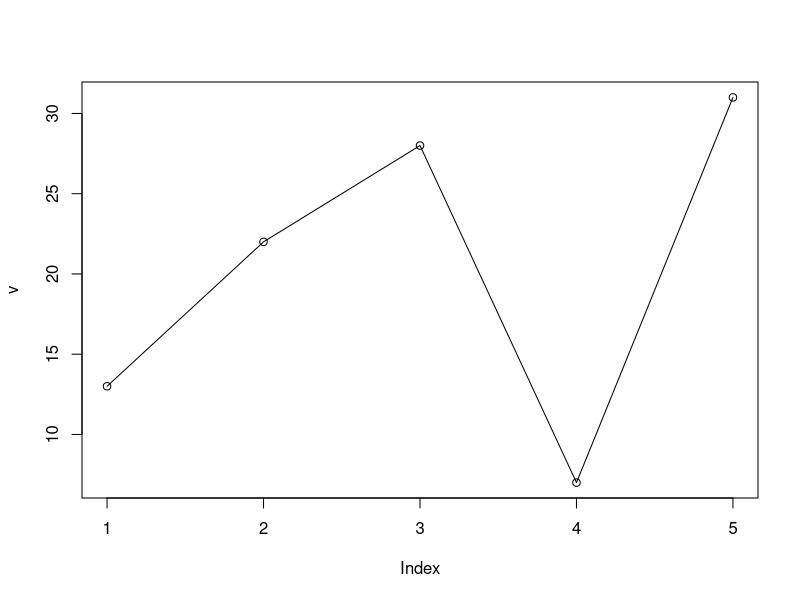

Reproduce this figure in R.

# Creating the data for the chart.  
v <- c(13,22,28,7,31)  
# Giving a name to the chart file.  
png(file = "line_graph.jpg")  
# Plotting the bar chart.   
plot(v,type = "o")  
# Saving the file.  
dev.off()  
